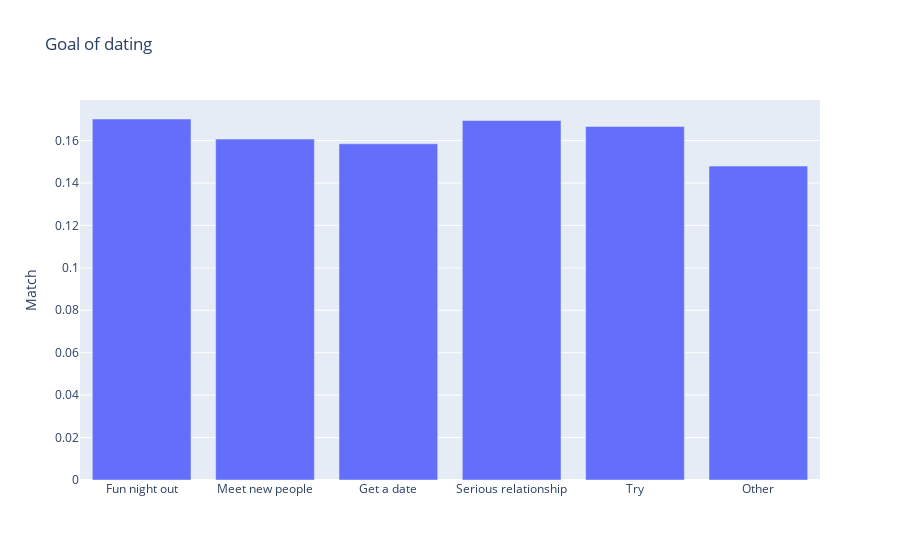

The notebook cell saved with this chart:
### Code cell
fig = go.Figure(
    data = go.Bar(
        x = goal_df['goal_code'],
        y = goal_df['match']),
    layout = go.Layout(
        title = go.layout.Title(text = "Goal of dating"),
        yaxis = go.layout.YAxis(title = "Match"),
    )
)

fig.show()

### Figure 1 — Plotly figure (JSON) as saved in the notebook; plotly's stock layout.template omitted (floating-point values rounded to 4 significant figures)
{"data": [{"type": "bar", "x": ["Fun night out", "Meet new people", "Get a date", "Serious relationship", "Try", "Other"], "y": [0.1702, 0.1607, 0.1585, 0.1694, 0.1667, 0.148]}], "layout": {"title": {"text": "Goal of dating"}, "yaxis": {"title": {"text": "Match"}}}}
